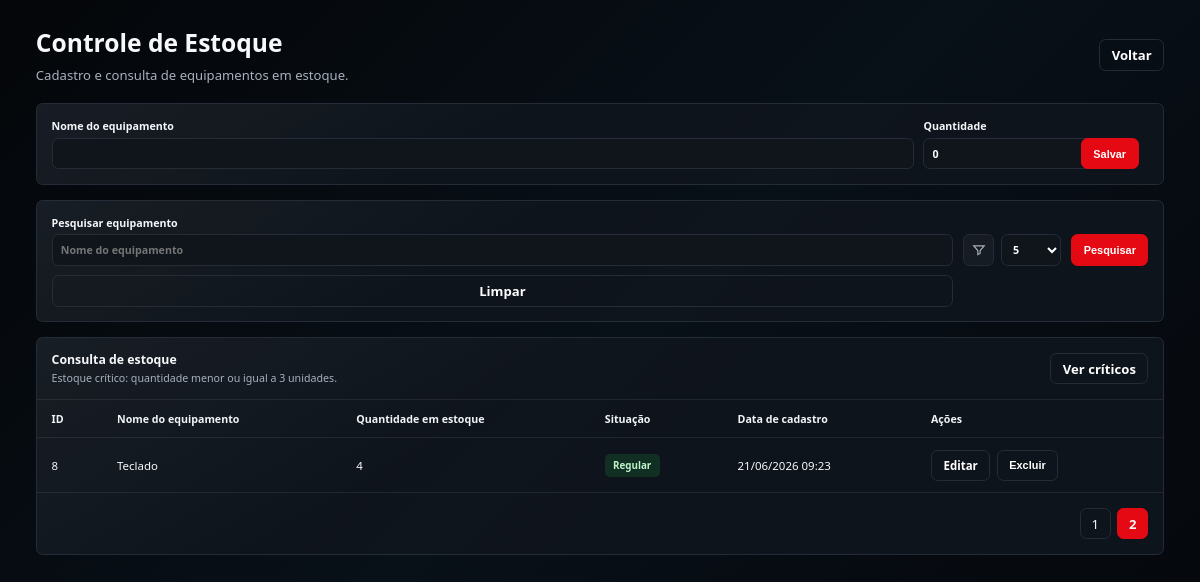
Page /admin/estoque.php?pagina=2 (signed in) on the committed database.
### tables this page shows
CREATE TABLE `estoque_equipamentos` (
  `id` int(11) NOT NULL AUTO_INCREMENT,
  `produto_id` int(11) NOT NULL,
  `loja_id` int(11) DEFAULT NULL,
  `quantidade` int(11) NOT NULL DEFAULT 0,
  `data_atualizacao` datetime NOT NULL DEFAULT current_timestamp() ON UPDATE current_timestamp(),
  PRIMARY KEY (`id`),
  UNIQUE KEY `uk_estoque_produto_loja` (`produto_id`,`loja_id`),
  KEY `fk_estoque_loja` (`loja_id`),
  CONSTRAINT `fk_estoque_loja` FOREIGN KEY (`loja_id`) REFERENCES `lojas` (`id`),
  CONSTRAINT `fk_estoque_produto` FOREIGN KEY (`produto_id`) REFERENCES `produtos` (`id`)
);

CREATE TABLE `produtos` (
  `id` int(11) NOT NULL AUTO_INCREMENT,
  `nome` varchar(150) NOT NULL,
  `descricao` text DEFAULT NULL,
  `categoria` varchar(80) DEFAULT NULL,
  `ativo` tinyint(1) DEFAULT 1,
  `data_criacao` datetime DEFAULT current_timestamp(),
  PRIMARY KEY (`id`)
);

### admin/estoque.php (the view, shortened to what this page needs)
<?php
require_once __DIR__ . '/admin_helpers.php';
$pdo = getConnection();
$editando = null;
$busca = trim((string) ($_GET['busca'] ?? ''));
$somenteCritico = (string) ($_GET['critico'] ?? '') === '1';
$whereParts = [];
$where = $whereParts ? 'WHERE ' . implode(' AND ', $whereParts) : '';
$limitesPermitidos = [5, 10, 20, 30, 50];
$porPagina = (int) ($_GET['limite'] ?? 5);
$porPagina = in_array($porPagina, $limitesPermitidos, true) ? $porPagina : 5;
$pagina = max(1, (int) ($_GET['pagina'] ?? 1));
$countStmt = $pdo->prepare("SELECT COUNT(*) FROM estoque_equipamentos e INNER JOIN produtos p ON p.id = e.produto_id {$where}");
$countStmt->execute();
$totalRegistros = (int) $countStmt->fetchColumn();
$totalPaginas = max(1, (int) ceil($totalRegistros / $porPagina));
$pagina = min($pagina, $totalPaginas);
$offset = ($pagina - 1) * $porPagina;
$stmt = $pdo->prepare("
    SELECT
        e.id,
        p.nome,
        e.quantidade,
        e.data_atualizacao
    FROM estoque_equipamentos e
    INNER JOIN produtos p ON p.id = e.produto_id
    {$where}
    ORDER BY p.nome
    LIMIT :limite OFFSET :offset
");
$stmt->bindValue(':limite', $porPagina, PDO::PARAM_INT);
$stmt->bindValue(':offset', $offset, PDO::PARAM_INT);
$stmt->execute();
$estoques = $stmt->fetchAll();
?>
<section class="top">
    <div>
        <h1>Controle de Estoque</h1>
        <p>Cadastro e consulta de equipamentos em estoque.</p>
    </div>
    <a class="btn" href="dashboard.php">Voltar</a>
</section>
<form class="panel filters stock-form" method="POST">
    <label>Nome do equipamento
        <input type="text" name="nome" required value="<?php echo e($editando['nome'] ?? ''); ?>">
    </label>
    <label>Quantidade
        <input type="number" name="quantidade" min="0" required value="<?php echo e((string) ($editando['quantidade'] ?? 0)); ?>">
    </label>
    <button class="btn primary" type="submit">Salvar</button>
</form>
<form class="panel filters stock-search" method="GET">
    <label>Pesquisar equipamento
        <input type="text" name="busca" value="<?php echo e($busca); ?>" placeholder="Nome do equipamento">
    </label>
    <label class="limit-control" aria-label="Quantidade de registros"><span class="filter-icon" aria-hidden="true"><svg viewBox="0 0 24 24" fill="none" stroke="currentColor" stroke-width="2"><path d="M3 5h18l-7 8v5l-4 2v-7L3 5Z"/></svg></span>
        <select name="limite" onchange="this.form.submit()">
            <?php foreach ($limitesPermitidos as $limite): ?>
                <option value="<?php echo $limite; ?>" <?php echo $porPagina === $limite ? 'selected' : ''; ?>><?php echo $limite; ?></option>
            <?php endforeach; ?>
        </select>
    </label>
    <button class="btn primary" type="submit">Pesquisar</button>
    <a class="btn" href="<?php echo $somenteCritico ? 'estoque.php?critico=1' : 'estoque.php'; ?>">Limpar</a>
</form>
<section class="panel">
    <div class="stock-summary">
        <div>
            <strong><?php echo $somenteCritico && $busca === '' ? 'Itens com estoque crítico' : 'Consulta de estoque'; ?></strong>
            <span><?php echo $busca !== '' ? 'Resultado da pesquisa em todos os equipamentos cadastrados.' : 'Estoque crítico: quantidade menor ou igual a 3 unidades.'; ?></span>
        </div>
        <a class="btn" href="estoque.php?critico=1">Ver críticos</a>
    </div>
    <?php if (empty($estoques)): ?>
        <div class="empty">Nenhum equipamento encontrado.</div>
    <?php else: ?>
        <div class="table-wrap">
            <table>
                <thead>
                    <tr>
                        <th>ID</th>
                        <th>Nome do equipamento</th>
                        <th>Quantidade em estoque</th>
                        <th>Situação</th>
                        <th>Data de cadastro</th>
                        <th>Ações</th>
                    </tr>
                </thead>
                <tbody>
                    <?php foreach ($estoques as $row): ?>
                        <tr>
                            <td><?php echo (int) $row['id']; ?></td>
                            <td><?php echo e($row['nome']); ?></td>
                            <td><?php echo (int) $row['quantidade']; ?></td>
                            <td><span class="stock-status <?php echo (int) $row['quantidade'] <= 3 ? 'critical' : ''; ?>"><?php echo (int) $row['quantidade'] <= 3 ? 'Crítico' : 'Regular'; ?></span></td>
                            <td><?php echo e(date('d/m/Y H:i', strtotime((string) $row['data_atualizacao']))); ?></td>
                            <td>
                                <div class="stock-actions">
                                <a class="btn" href="estoque.php?editar=<?php echo (int) $row['id']; ?><?php echo $busca !== '' ? '&busca=' . urlencode($busca) : ''; ?><?php echo $somenteCritico ? '&critico=1' : ''; ?>">Editar</a>
                                <form method="POST" style="display:inline;" onsubmit="return confirm('Confirmar exclusão deste item do estoque?');">
                                    <button class="btn" type="submit">Excluir</button>
                                </form>
                                </div>
                            </td>
                        </tr>
                    <?php endforeach; ?>
                </tbody>
            </table>
        </div>
    <?php endif; ?>
    <?php if ($totalPaginas > 1): ?>
        <nav class="pagination" aria-label="Paginação">
            <?php for ($i = 1; $i <= $totalPaginas; $i++): ?>
                <?php if ($i === $pagina): ?><span class="active"><?php echo $i; ?></span>
                <?php else: ?><a href="<?php echo e(pageUrl(['pagina' => $i])); ?>"><?php echo $i; ?></a>
                <?php endif; ?>
            <?php endfor; ?>
        </nav>
    <?php endif; ?></section>

### admin/admin_helpers.php (style rules this page uses)
:root { --bg: #05080c; --panel: #10151c; --line: #242c37; --text: #f7f8fb; --muted: #a7b0be; --red: #e50914; --green: #27b84d; --radius: 8px; }
* { box-sizing: border-box; }
body { margin: 0; min-height: 100vh; color: var(--text); font-family: "Segoe UI", Arial, sans-serif; background: linear-gradient(135deg, #040609 0%, #081018 52%, #05070b 100%); animation: pageFadeIn .26s ease both; transition: opacity .26s ease, transform .26s ease; }
@media (min-width: 1024px) { body { zoom: .82; } }
a { color: inherit; text-decoration: none; }
.top { display: flex; justify-content: space-between; align-items: center; gap: 16px; margin-bottom: 24px; }
.top h1 { margin: 0 0 8px; font-size: 30px; }
.top p { margin: 0; color: var(--muted); }
.btn { min-height: 38px; display: inline-flex; align-items: center; justify-content: center; border: 1px solid var(--line); border-radius: var(--radius); background: transparent; color: #fff; padding: 0 14px; font-weight: 700; cursor: pointer; }
.btn.primary { background: var(--red); border-color: var(--red); }
.panel { background: linear-gradient(150deg, rgba(255, 255, 255, .045), transparent 40%), rgba(17, 22, 30, .88); border: 1px solid var(--line); border-radius: var(--radius); overflow: hidden; margin-bottom: 18px; }
.filters { display: grid; grid-template-columns: repeat(6, minmax(140px, 1fr)); gap: 12px; padding: 18px; }
label { display: grid; gap: 6px; color: #f4f6fa; font-size: 13px; font-weight: 700; }
input, select { height: 38px; border: 1px solid var(--line); border-radius: var(--radius); background: #10151c; color: #fff; padding: 0 10px; font: inherit; }
.limit-control { display: flex; align-items: center; gap: 8px; align-self: end; }
.limit-control .filter-icon { width: 38px; height: 38px; flex: 0 0 38px; display: grid; place-items: center; border: 1px solid var(--line); border-radius: var(--radius); background: rgba(255, 255, 255, .035); color: var(--muted); }
.limit-control .filter-icon svg { width: 17px; height: 17px; }
.limit-control select { width: 74px; min-width: 74px; }
.table-wrap { overflow-x: auto; }
table { width: 100%; border-collapse: collapse; min-width: 860px; }
th, td { text-align: left; padding: 14px 18px; border-bottom: 1px solid rgba(255, 255, 255, .08); white-space: nowrap; }
th { font-size: 13px; color: #f1f4f8; }
td { font-size: 14px; }
.pagination { display: flex; gap: 8px; padding: 18px; justify-content: flex-end; }
.pagination a, .pagination span { min-width: 38px; height: 38px; display: grid; place-items: center; border: 1px solid var(--line); border-radius: var(--radius); }
.pagination .active { background: var(--red); border-color: var(--red); font-weight: 800; }

### admin/estoque.php (style rules this page uses)
.stock-summary { display: flex; align-items: center; justify-content: space-between; gap: 14px; padding: 16px 18px; border-bottom: 1px solid rgba(255, 255, 255, .08); }
.stock-summary strong { display: block; font-size: 15px; }
.stock-summary span { color: var(--muted); font-size: 13px; }
.stock-form { grid-template-columns: minmax(260px, 1fr) minmax(120px, 180px) auto auto; align-items: end; }
.stock-search { grid-template-columns: minmax(260px, 1fr) auto auto; align-items: end; }
.stock-actions { display: inline-flex; align-items: center; gap: 8px; flex-wrap: wrap; }
.stock-status { display: inline-flex; min-height: 28px; align-items: center; padding: 0 10px; border-radius: 6px; background: rgba(39, 184, 77, .16); color: #bdf5c9; font-weight: 800; font-size: 12px; }

### rows in the picture
estoque_equipamentos: id "8", produto.nome "Teclado", quantidade "4", shows "Regular", data_atualizacao "21/06/2026 09:23"

### other values in the picture
form field limite "5"
